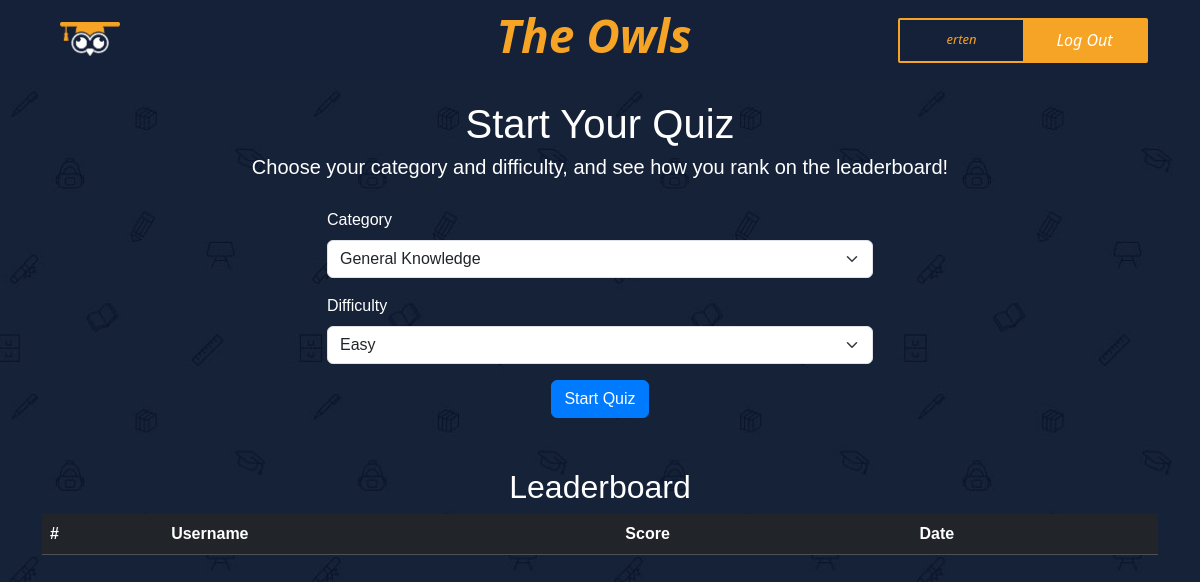
The page /dashboard (signed in) on the database as committed earlier.
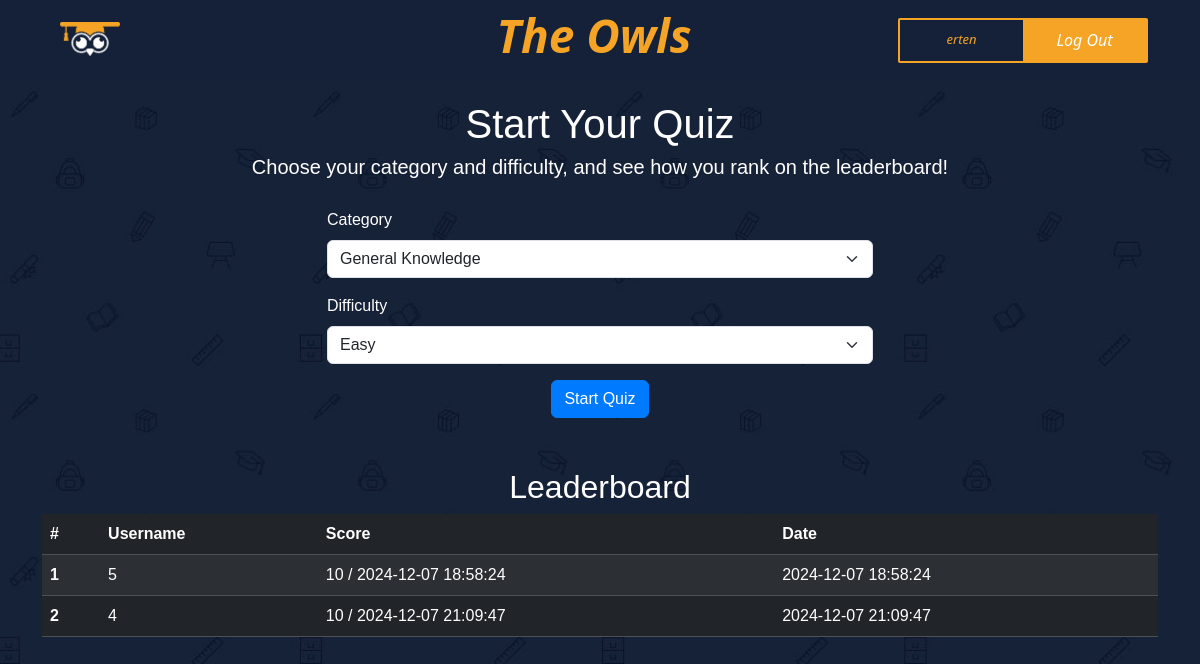
The same page on the database as committed later.
### app.py (models this page shows)
class User(db.Model, UserMixin):
    id = db.Column(db.Integer, primary_key=True)
    username = db.Column(db.String(50), unique=True, nullable=False)
    password = db.Column(db.String(255), nullable=False)
    scores = db.relationship('Score', backref='user', lazy=True)

class Score(db.Model):
    id = db.Column(db.Integer, primary_key=True)
    user_id = db.Column(db.Integer, db.ForeignKey('user.id'), nullable=False)
    score = db.Column(db.Integer, nullable=False)
    total_questions = db.Column(db.Integer, nullable=False)
    date = db.Column(db.DateTime, default=db.func.current_timestamp())

### app.py (the view, shortened to what this page needs)
@app.route('/dashboard', methods=['GET', 'POST'])
@login_required
def dashboard():
    correct_count = session.pop('correct_count', None)
    total_questions = session.pop('total_questions', None)
    session.pop('quiz_questions', None)
    session.pop('current_question_index', None)
    categories = [
        {"id": 9, "name": "General Knowledge"},
        {"id": 10, "name": "Entertainment: Books"},
        {"id": 11, "name": "Entertainment: Film"},
        {"id": 12, "name": "Entertainment: Music"},
        {"id": 17, "name": "Science & Nature"},
        {"id": 18, "name": "Science: Computers"},
        {"id": 21, "name": "Sports"},
        {"id": 23, "name": "History"},
    ]
    difficulties = ["easy", "medium", "hard"]
    try:
        leaderboard = (
            db.session.query(User.username, Score.score, Score.total_questions, Score.date)
                .join(User, User.id == Score.user_id)
                .order_by(Score.score.desc(), Score.date.asc())
                .limit(10)
                .all()
    )
    except Exception as e:
        flash(f"An error occurred while fetching the leaderboard: {e}", "error")
        leaderboard = []
    try:
        user_scores = (
            Score.query.filter_by(user_id=current_user.id)
            .order_by(Score.date.desc())
            .all()
        )
    except Exception as e:
        flash(f"An error occurred while fetching your scores: {e}", "error")
        user_scores = []
    return render_template(
        'dashboard.html',
        categories=categories,
        difficulties=difficulties,
        leaderboard=leaderboard,
        user_scores=user_scores,
        enumerate=enumerate  # Pass enumerate if needed for template logic
    )

### app.py (called while the page is built)
@login_manager.user_loader
def load_user(user_id):
    return User.query.get(int(user_id))

@app.before_request
def before_request():
    if 'user_id' in session:
        user = User.query.get(session['user_id'])
        if user:
            login_user(user)

### templates/dashboard.html (shortened to what this page needs)
<!DOCTYPE html>
<html lang="en">
<head>
    <link href="https://cdn.jsdelivr.net/npm/bootstrap@5.3.2/dist/css/bootstrap.min.css" rel="stylesheet">
    <link rel="stylesheet" href="/static/css/fontawesome.css">
    <link rel="stylesheet" href="/static/css/templatemo-grad-school.css" />
    <link rel="stylesheet" href="/static/css/owl.css" />
    <link rel="stylesheet" href="/static/css/lightbox.css" />
</head>
<body>
    <header class="main-header clearfix" role="header" style="display: flex;flex-direction: row;">
        <div class="Name" style="width: 100%;display: flex;align-items: center;">
            <div class="logo" style="width: 33vw;">
                <a href="{{url_for('start')}}"><img src="/static/images/owl logo.png" alt="" style="width: 60px;"></a>
            </div>
            <h1
                style="width: 33vw; font-style: normal; color: #f5a425;font-style: italic; font-size: 46px; font-weight: 800;font-family: system-ui, -apple-system, BlinkMacSystemFont, 'Segoe UI', Roboto, Oxygen, Ubuntu, Cantarell, 'Open Sans', 'Helvetica Neue', sans-serif;display: flex;align-items: center;justify-content: center;">
                The Owls</h1>
            <div style="display: flex;width: 33vw;flex-direction: row;justify-content: end;align-items: end;">
                <div
                    style="border: #f5a425 solid 2px;display: flex;flex-direction: row;justify-content: center;align-items: center;height: 45px;width: 250px;margin-right: 40px;border-radius: 2px;">
                    <div style="width: 50%;height: 100%;display: flex;justify-content: center;align-items: center;">
                        <p
                            style="font-style: italic; color: #f5a425;margin-top: 13px;font-family: system-ui, -apple-system, BlinkMacSystemFont, 'Segoe UI', Roboto, Oxygen, Ubuntu, Cantarell, 'Open Sans', 'Helvetica Neue', sans-serif">
                            {{ current_user.username }}</p>
                    </div>
                    <div
                        style="width: 50%;background-color: #f5a425;height: 100%;display: flex;justify-content: center;align-items: center;">
                        <a href="{{url_for('logout')}}"
                            style="font-style: italic; color: white;font-family: system-ui, -apple-system, BlinkMacSystemFont, 'Segoe UI', Roboto, Oxygen, Ubuntu, Cantarell, 'Open Sans', 'Helvetica Neue', sans-serif">Log
                            Out</a>
                    </div>
                </div>
            </div>
        </div>
    </header>
    <div class="container" style="margin-top: 100px;">
        <div class="text-center mt-4">
            <h1>Start Your Quiz</h1>
            <p class="lead">Choose your category and difficulty, and see how you rank on the leaderboard!</p>
        </div>
        <div class="row justify-content-center form-container">
            <div class="col-md-6">
                <form method="POST" action="{{ url_for('quiz') }}">
                    <div class="mb-3">
                        <label for="category" class="form-label">Category</label>
                        <select class="form-select" id="category" name="category" required>
                            <option value="9">General Knowledge</option>
                        </select>
                    </div>
                    <div class="mb-3">
                        <label for="difficulty" class="form-label">Difficulty</label>
                        <select class="form-select" id="difficulty" name="difficulty" required>
                            <option value="easy">Easy</option>
                        </select>
                    </div>
                    <div class="text-center">
                        <button type="submit" class="btn btn-primary">Start Quiz</button>
                    </div>
                </form>
            </div>
        </div>
        <div class="table-container">
            <h2 class="text-center">Leaderboard</h2>
            <table class="table table-dark table-striped table-hover">
                <thead>
                    <tr>
                        <th scope="col">#</th>
                        <th scope="col">Username</th>
                        <th scope="col">Score</th>
                        <th scope="col">Date</th>
                    </tr>
                </thead>
                <tbody>
                    {% for i, entry in enumerate(leaderboard) %}
                    <tr {% if entry[0]==latest_user_score_id %} class="table-success" {% endif %}>
                        <th scope="row">{{ i + 1 }}</th>
                        <td>{{ entry[1] }}</td>
                        <td>{{ entry[2] }} / {{ entry[3] }}</td>
                        <td>{{ entry[3].strftime('%Y-%m-%d %H:%M:%S') }}</td>
                    </tr>
                    {% endfor %}
                </tbody>
            </table>
        </div>
    </div>
</body>
</html>

### static/css/templatemo-grad-school.css (style rules this page uses)
body { font-family: 'Montserrat', sans-serif; }
a { color: #3CF; text-decoration: none; }
p { font-size: 13px; line-height: 22px; }
.main-header { background-color: rgba(22,34,57,0.95); height: 80px; position: fixed; z-index: 12; width: 100%; top: 0; }
.main-header .logo { float: left; line-height: 80px; padding-left: 60px; }
.main-header .logo a { font-size: 36px; text-transform: uppercase; font-weight: 800; color: #fff; }

Rows that differ between the two databases and show on the page:
added Score: i+1 "1", score "5", total_questions "10", date "2024-12-07 18:58:24"
added Score: i+1 "2", score "4", total_questions "10", date "2024-12-07 21:09:47"
